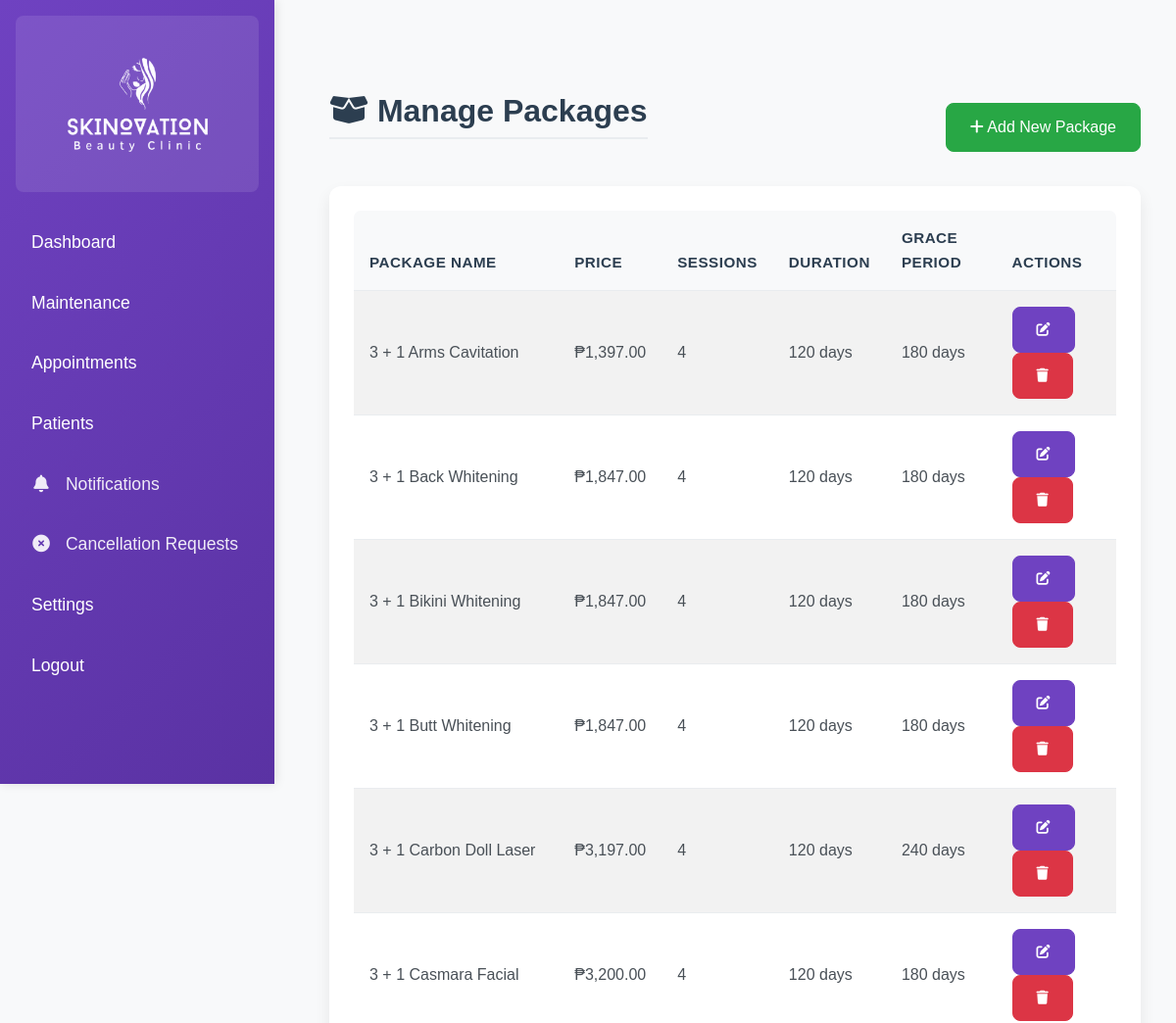
The app's page /admin/manage_packages.php (signed in, upper part), older data.
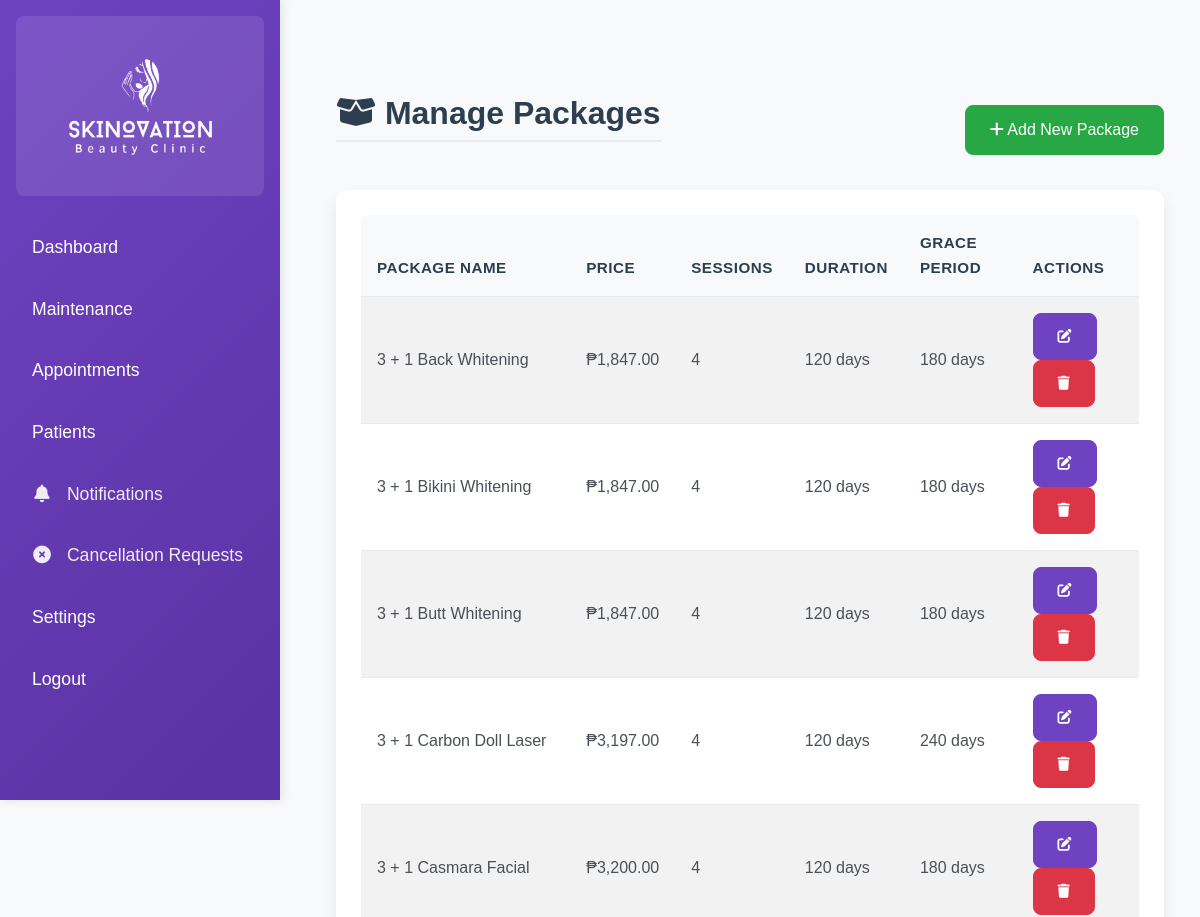
The same page, newer data.
### tables this page shows
CREATE TABLE `packages` (
  `package_id` int(11) NOT NULL,
  `package_name` varchar(255) NOT NULL,
  `description` text DEFAULT NULL,
  `price` decimal(10,2) NOT NULL,
  `sessions` int(11) NOT NULL,
  `duration_days` int(11) NOT NULL COMMENT 'Duration in days',
  `grace_period_days` int(11) NOT NULL COMMENT 'Grace period in days',
  `created_at` datetime DEFAULT current_timestamp(),
  `updated_at` datetime DEFAULT current_timestamp() ON UPDATE current_timestamp()
);

### config.php (called while the page is built, shortened)
<?php
if (defined('CONFIG_INCLUDED')) {
    return;
}
if (!function_exists('clean')) {
    function clean($string) {
        return htmlspecialchars($string, ENT_QUOTES, 'UTF-8');
    }
}

### admin/manage_packages.php (the view, shortened to what this page needs)
<?php
include '../config.php';
$stmt = $conn->query("SELECT * FROM packages ORDER BY package_name");
$packages = $stmt->fetchAll(PDO::FETCH_ASSOC);
?>
<!DOCTYPE html>
<html lang="en">
<head>
    <link href="https://cdn.jsdelivr.net/npm/bootstrap@5.3.0/dist/css/bootstrap.min.css" rel="stylesheet">
    <link href="https://cdnjs.cloudflare.com/ajax/libs/font-awesome/6.0.0-beta3/css/all.min.css" rel="stylesheet">
    <link href="../assets/css/admin.css" rel="stylesheet">
    <link href="../assets/css/style.css" rel="stylesheet">
</head>
<body>
<div class="d-flex">
    <?php include 'admin_sidebar.php'; ?>
    <div class="content p-4">
        <div class="container-fluid">
            <div class="d-flex justify-content-between align-items-center mb-4">
                <h1><i class="fas fa-box-open"></i> Manage Packages</h1>
                <button type="button" class="btn btn-success" data-bs-toggle="modal" data-bs-target="#addPackageModal">
                    <i class="fas fa-plus"></i> Add New Package
                </button>
            </div>
            <div class="card">
                <div class="card-body">
                    <div class="table-responsive">
                        <table class="table table-striped">
                            <thead>
                                <tr>
                                    <th>Package Name</th>
                                    <th>Price</th>
                                    <th>Sessions</th>
                                    <th>Duration</th>
                                    <th>Grace Period</th>
                                    <th>Actions</th>
                                </tr>
                            </thead>
                            <tbody>
                                <?php foreach ($packages as $package): ?>
                                <tr>
                                    <td><?php echo clean($package['package_name']); ?></td>
                                    <td>₱<?php echo number_format($package['price'], 2); ?></td>
                                    <td><?php echo $package['sessions']; ?></td>
                                    <td><?php echo $package['duration_days']; ?> days</td>
                                    <td><?php echo $package['grace_period_days']; ?> days</td>
                                    <td>
                                        <button type="button" class="btn btn-sm btn-primary"
                                                onclick="editPackage(<?php echo htmlspecialchars(json_encode($package)); ?>)">
                                            <i class="fas fa-edit"></i>
                                        </button>
                                        <button type="button" class="btn btn-sm btn-danger"
                                                onclick="deletePackage(<?php echo $package['package_id']; ?>)">
                                            <i class="fas fa-trash"></i>
                                        </button>
                                    </td>
                                </tr>
                                <?php endforeach; ?>
                            </tbody>
                        </table>
                    </div>
                </div>
            </div>
        </div>
    </div>
</div>
</body>
</html>

Row changes from the older to the newer data that the page shows:
removed packages: package_name "3 + 1 Arms Cavitation", price "1,397.00", sessions "4", duration_days "120", grace_period_days "180"
